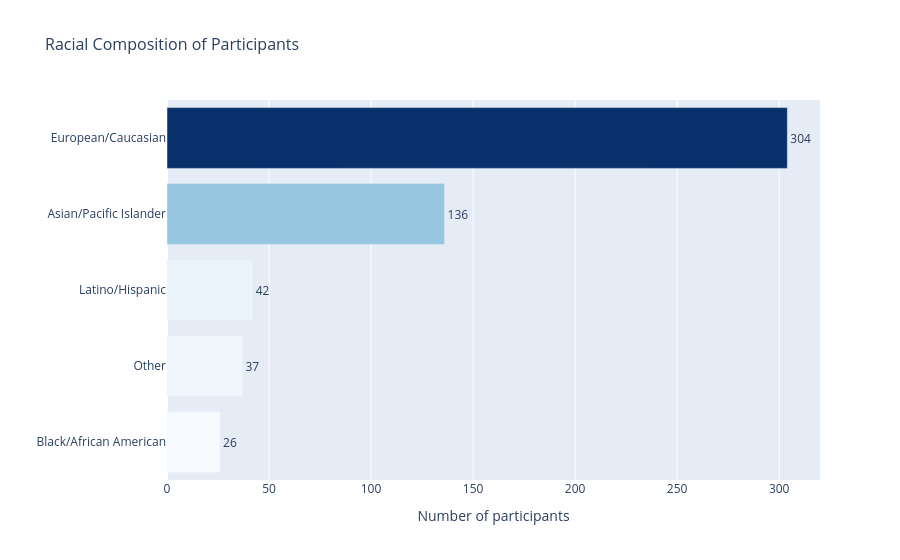

Notebook code for this chart:
### Markdown cell above
### 1.3 Race Distribution

### Code cell
counts_race = unique['race_label'].value_counts().reset_index()
counts_race.columns = ['Race', 'Count']

fig = px.bar(counts_race,
             x='Count', y='Race',
             title='Racial Composition of Participants',
             color='Count',
             color_continuous_scale='Blues',
             text='Count',             
)

fig.update_traces(textposition='outside')
fig.update_layout(
    coloraxis_showscale=False,
    yaxis=dict(categoryorder='total ascending'),
    xaxis_title='Number of participants',
    yaxis_title='',
    title_font_size=16
)

fig.show()

### Figure 1 — Plotly figure (JSON) as saved in the notebook; plotly's stock layout.template omitted (floating-point values rounded to 4 significant figures)
{"data": [{"alignmentgroup": "True", "hovertemplate": "Count=%{marker.color}<br>Race=%{y}<extra></extra>", "legendgroup": "", "marker": {"color": [304, 136, 42, 37, 26], "coloraxis": "coloraxis", "pattern": {"shape": ""}}, "name": "", "offsetgroup": "", "orientation": "h", "showlegend": false, "text": [304, 136, 42, 37, 26], "textposition": "outside", "type": "bar", "x": [304, 136, 42, 37, 26], "xaxis": "x", "y": ["European/Caucasian", "Asian/Pacific Islander", "Latino/Hispanic", "Other", "Black/African American"], "yaxis": "y"}], "layout": {"barmode": "relative", "coloraxis": {"colorbar": {"title": {"text": "Count"}}, "colorscale": [[0, "rgb(247,251,255)"], [0.125, "rgb(222,235,247)"], [0.25, "rgb(198,219,239)"], [0.375, "rgb(158,202,225)"], [0.5, "rgb(107,174,214)"], [0.625, "rgb(66,146,198)"], [0.75, "rgb(33,113,181)"], [0.875, "rgb(8,81,156)"], [1, "rgb(8,48,107)"]], "showscale": false}, "legend": {"tracegroupgap": 0}, "title": {"font": {"size": 16}, "text": "Racial Composition of Participants"}, "xaxis": {"anchor": "y", "domain": [0, 1], "title": {"text": "Number of participants"}}, "yaxis": {"anchor": "x", "categoryorder": "total ascending", "domain": [0, 1], "title": {"text": ""}}}}
